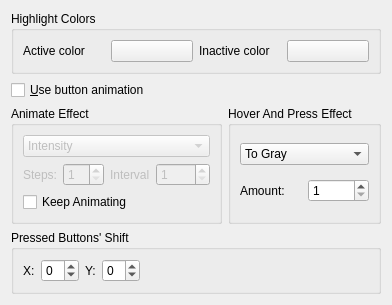
     <widget class="QWidget" name="Seite">
      <attribute name="title">
       <string>Effects</string>
      </attribute>
      <layout class="QVBoxLayout" name="verticalLayout">
       <item>
        <widget class="QGroupBox" name="buttonGroup5">
         <property name="title">
          <string>Highlight Colors</string>
         </property>
         <layout class="QVBoxLayout" name="verticalLayout_2">
          <item>
           <layout class="QHBoxLayout" name="_9">
            <item>
             <layout class="QHBoxLayout" name="_10">
              <item>
               <widget class="QLabel" name="textLabel1_3">
                <property name="text">
                 <string>Active color</string>
                </property>
                <property name="wordWrap">
                 <bool>false</bool>
                </property>
               </widget>
              </item>
              <item>
               <widget class="KColorButton" name="activeHighlightClrBtn">
                <property name="text">
                 <string/>
                </property>
               </widget>
              </item>
             </layout>
            </item>
            <item>
             <layout class="QHBoxLayout" name="_11">
              <item>
               <widget class="QLabel" name="textLabel1_3_2">
                <property name="text">
                 <string>Inactive color</string>
                </property>
                <property name="wordWrap">
                 <bool>false</bool>
                </property>
               </widget>
              </item>
              <item>
               <widget class="KColorButton" name="inActiveHighlightClrBtn">
                <property name="text">
                 <string/>
                </property>
               </widget>
              </item>
             </layout>
            </item>
           </layout>
          </item>
         </layout>
         <zorder></zorder>
        </widget>
       </item>
       <item>
        <widget class="QCheckBox" name="useAnimChkBox">
         <property name="text">
          <string>&amp;Use button animation</string>
         </property>
        </widget>
       </item>
       <item>
        <layout class="QHBoxLayout" name="_3">
         <item>
          <widget class="QGroupBox" name="buttonGroup12">
           <property name="title">
            <string>Animate Effect</string>
           </property>
           <layout class="QVBoxLayout" name="_4">
            <item>
             <widget class="QComboBox" name="animateEfeectsCombo">
              <property name="enabled">
               <bool>false</bool>
              </property>
              <item>
               <property name="text">
                <string>Intensity</string>
               </property>
              </item>
              <item>
               <property name="text">
                <string>Blend</string>
               </property>
              </item>
              <item>
               <property name="text">
                <string>Solarize</string>
               </property>
              </item>
              <item>
               <property name="text">
                <string>Fade</string>
               </property>
              </item>
              <item>
               <property name="text">
                <string>Trashed</string>
               </property>
              </item>
              <item>
               <property name="text">
                <string>Hue Shift</string>
               </property>
              </item>
             </widget>
            </item>
            <item>
             <layout class="QHBoxLayout" name="_5">
              <item>
               <widget class="QLabel" name="textLabel1_8">
                <property name="enabled">
                 <bool>false</bool>
                </property>
                <property name="text">
                 <string>Steps:</string>
                </property>
                <property name="wordWrap">
                 <bool>false</bool>
                </property>
               </widget>
              </item>
              <item>
               <widget class="QSpinBox" name="stepsSpinBox">
                <property name="enabled">
                 <bool>false</bool>
                </property>
                <property name="minimum">
                 <number>1</number>
                </property>
                <property name="maximum">
                 <number>10</number>
                </property>
               </widget>
              </item>
              <item>
               <widget class="QLabel" name="textLabel2_5">
                <property name="enabled">
                 <bool>false</bool>
                </property>
                <property name="text">
                 <string>Interval</string>
                </property>
                <property name="wordWrap">
                 <bool>false</bool>
                </property>
               </widget>
              </item>
              <item>
               <widget class="QSpinBox" name="intervalSpinBox">
                <property name="enabled">
                 <bool>false</bool>
                </property>
                <property name="minimum">
                 <number>1</number>
                </property>
                <property name="maximum">
                 <number>1000</number>
                </property>
               </widget>
              </item>
             </layout>
            </item>
            <item>
             <widget class="QCheckBox" name="KeepAnimateChkBox">
              <property name="text">
               <string>Keep Animating</string>
              </property>
             </widget>
            </item>
           </layout>
          </widget>
         </item>
         <item>
          <widget class="QGroupBox" name="buttonGroup11">
           <property name="title">
            <string>Hover And Press Effect</string>
           </property>
           <layout class="QVBoxLayout" name="_6">
            <item>
             <widget class="QComboBox" name="hoverTypeCombo">
              <item>
               <property name="text">
                <string>To Gray</string>
               </property>
              </item>
              <item>
               <property name="text">
                <string>Colorize</string>
               </property>
              </item>
              <item>
               <property name="text">
                <string>DeSaturate</string>
               </property>
              </item>
              <item>
               <property name="text">
                <string>To Gamma</string>
               </property>
              </item>
              <item>
               <property name="text">
                <string>Use Image Colors</string>
               </property>
              </item>
             </widget>
            </item>
            <item>
             <layout class="QHBoxLayout" name="_7">
              <item>
               <widget class="QLabel" name="textLabel1_4">
                <property name="text">
                 <string>Amount:</string>
                </property>
                <property name="wordWrap">
                 <bool>false</bool>
                </property>
               </widget>
              </item>
              <item>
               <widget class="QSpinBox" name="effectsAmount_SpinBox">
                <property name="minimum">
                 <number>1</number>
                </property>
                <property name="maximum">
                 <number>10</number>
                </property>
               </widget>
              </item>
             </layout>
            </item>
           </layout>
          </widget>
         </item>
        </layout>
       </item>
       <item>
        <widget class="QGroupBox" name="buttonGroup9">
         <property name="title">
          <string>Pressed Buttons' Shift</string>
         </property>
         <layout class="QVBoxLayout" name="_13">
          <item>
           <layout class="QHBoxLayout" name="_14">
            <item>
             <layout class="QHBoxLayout" name="_15">
              <item>
               <widget class="QLabel" name="textLabel1_5_5">
                <property name="text">
                 <string>X:</string>
                </property>
                <property name="wordWrap">
                 <bool>false</bool>
                </property>
               </widget>
              </item>
              <item>
               <widget class="QSpinBox" name="btnShiftXSpinBox">
                <property name="minimum">
                 <number>-3</number>
                </property>
                <property name="maximum">
                 <number>3</number>
                </property>
               </widget>
              </item>
              <item>
               <widget class="QLabel" name="textLabel1_5_2_4">
                <property name="text">
                 <string>Y:</string>
                </property>
                <property name="wordWrap">
                 <bool>false</bool>
                </property>
               </widget>
              </item>
              <item>
               <widget class="QSpinBox" name="btnShiftYSpinBox">
                <property name="minimum">
                 <number>-3</number>
                </property>
                <property name="maximum">
                 <number>3</number>
                </property>
               </widget>
              </item>
             </layout>
            </item>
            <item>
             <spacer name="spacer2">
              <property name="orientation">
               <enum>Qt::Horizontal</enum>
              </property>
              <property name="sizeType">
               <enum>QSizePolicy::Expanding</enum>
              </property>
              <property name="sizeHint" stdset="0">
               <size>
                <width>161</width>
                <height>21</height>
               </size>
              </property>
             </spacer>
            </item>
           </layout>
          </item>
         </layout>
        </widget>
       </item>
       <item>
        <spacer name="spacer_8">
         <property name="orientation">
          <enum>Qt::Vertical</enum>
         </property>
         <property name="sizeHint" stdset="0">
          <size>
           <width>20</width>
           <height>0</height>
          </size>
         </property>
        </spacer>
       </item>
      </layout>
     </widget>
